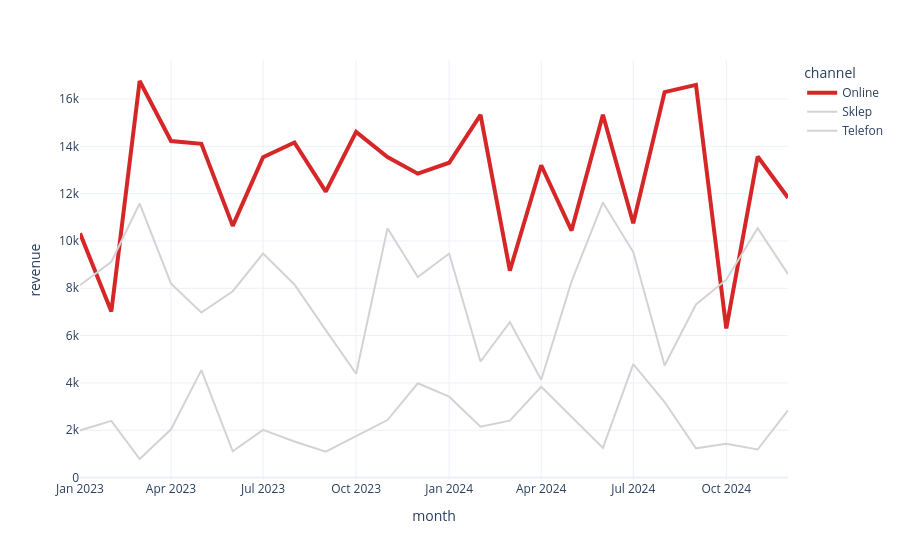

Notebook code for this chart:
### Markdown cell above
**Selektor serii:** zmiana tylko jednej serii.

### Code cell
fig = px.line(df_month, x="month", y="revenue", color="channel")
fig.update_traces(line=dict(width=4, color="#d62728"), selector=dict(name="Online"))                 # wyróżnij Online
fig.update_traces(line=dict(color="lightgray"), selector=lambda t: t.name != "Online")               # reszta szara
fig.show()
